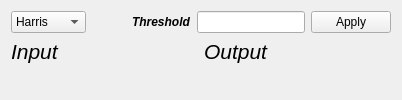
      <widget class="QWidget" name="tab_6">
       <attribute name="title">
        <string>Harris operator</string>
       </attribute>
       <layout class="QGridLayout" name="gridLayout_8">
        <item row="0" column="0">
         <layout class="QVBoxLayout" name="verticalLayout_14">
          <item>
           <layout class="QHBoxLayout" name="horizontalLayout_9">
            <item>
             <widget class="QComboBox" name="comboBox_harris">
              <item>
               <property name="text">
                <string>Harris</string>
               </property>
              </item>
              <item>
               <property name="text">
                <string>Lambda</string>
               </property>
              </item>
             </widget>
            </item>
            <item>
             <spacer name="horizontalSpacer_4">
              <property name="orientation">
               <enum>Qt::Horizontal</enum>
              </property>
              <property name="sizeHint" stdset="0">
               <size>
                <width>40</width>
                <height>20</height>
               </size>
              </property>
             </spacer>
            </item>
            <item>
             <layout class="QHBoxLayout" name="horizontalLayout_10">
              <item>
               <widget class="QLabel" name="label_13">
                <property name="font">
                 <font>
                  <weight>75</weight>
                  <italic>true</italic>
                  <bold>true</bold>
                 </font>
                </property>
                <property name="text">
                 <string>Threshold</string>
                </property>
               </widget>
              </item>
              <item>
               <widget class="QLineEdit" name="lineEdit_threshold_harris">
                <property name="sizePolicy">
                 <sizepolicy hsizetype="Minimum" vsizetype="Fixed">
                  <horstretch>0</horstretch>
                  <verstretch>0</verstretch>
                 </sizepolicy>
                </property>
                <property name="placeholderText">
                 <string/>
                </property>
               </widget>
              </item>
             </layout>
            </item>
            <item>
             <widget class="QPushButton" name="pushButton_harris">
              <property name="text">
               <string>Apply</string>
              </property>
             </widget>
            </item>
           </layout>
          </item>
          <item>
           <layout class="QHBoxLayout" name="horizontalLayout_16">
            <item>
             <layout class="QVBoxLayout" name="verticalLayout_15">
              <item>
               <widget class="QLabel" name="label_14">
                <property name="font">
                 <font>
                  <pointsize>16</pointsize>
                  <italic>true</italic>
                 </font>
                </property>
                <property name="text">
                 <string>Input</string>
                </property>
               </widget>
              </item>
              <item>
               <widget class="QWidget" name="widget_harris_input" native="true">
                <property name="sizePolicy">
                 <sizepolicy hsizetype="Minimum" vsizetype="Expanding">
                  <horstretch>0</horstretch>
                  <verstretch>0</verstretch>
                 </sizepolicy>
                </property>
               </widget>
              </item>
             </layout>
            </item>
            <item>
             <layout class="QVBoxLayout" name="verticalLayout_16">
              <item>
               <widget class="QLabel" name="label_15">
                <property name="font">
                 <font>
                  <pointsize>16</pointsize>
                  <italic>true</italic>
                 </font>
                </property>
                <property name="text">
                 <string>Output</string>
                </property>
               </widget>
              </item>
              <item>
               <widget class="QWidget" name="widget_harris_output" native="true">
                <property name="sizePolicy">
                 <sizepolicy hsizetype="Minimum" vsizetype="Expanding">
                  <horstretch>0</horstretch>
                  <verstretch>0</verstretch>
                 </sizepolicy>
                </property>
               </widget>
              </item>
             </layout>
            </item>
           </layout>
          </item>
         </layout>
        </item>
       </layout>
      </widget>
